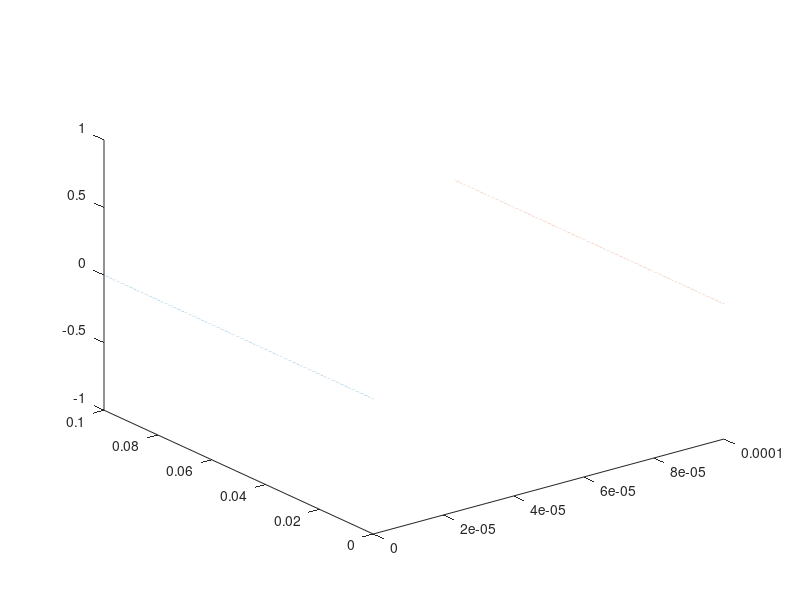
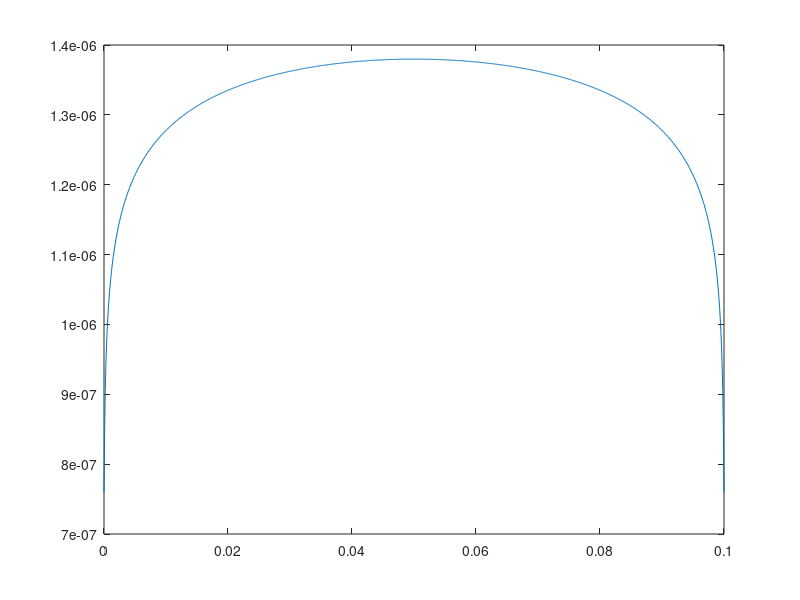

Source code (MATLAB) for these figures, in order: (Note: this script raises an error after producing the figures.)
close all
clear all
clc

% ---
l = 100e-3;
d = [0.1e-3 0 0];
P1 = [0 0 0];
P2 = [0 l 0];
D1 = [0 0*l 0] + d;
D2 = [0 1*l 0] + d;
% --- div P
nbpP = 1000;
dP12 = zeros(3,nbpP);
for i = 1:3
    dP12(i,:) = linspace(P1(i),P2(i),nbpP);
end
% --- center
dP12 = (dP12(:,1:end-1) + dP12(:,2:end)) ./ 2;
lP12 = norm(P2-P1) / nbpP;

% --- div D
nbpD = 1000;
dD12 = zeros(3,nbpD);
for i = 1:3
    dD12(i,:) = linspace(D1(i),D2(i),nbpD);
end
lD12 = linspace(0,norm(D2-D1),nbpD);
% ---
mu0 = 4*pi*1e-7;
I = 1;

A = zeros(1,nbpD);
for i = 1:nbpD
    dR = dP12 - dD12(:,i);
    A(i) = sum(mu0*I/4/pi * lP12 .* 1./abs(vecnorm(dR)));
end

% ---
figure
plot3(dP12(1,:),dP12(2,:),dP12(3,:)); hold on
plot3(dD12(1,:),dD12(2,:),dD12(3,:));

figure
plot(lD12,A); hold on;

%%

wire02 = OxyStraightWire("P1",P1(1:2),"P2",P2(1:2),"z",0,"signI",1);
A2 = wire02.getanode("node",dD12,"I",1);

figure;
f_quiver(dD12,A2);

%%
figure
plot(lD12,A,'ro','DisplayName','Biot-Savart Num'); hold on;
plot(lD12,vecnorm(A2),'k-','DisplayName','Formule'); hold on;

%%
figure
plot(lD12,vecnorm(A2)./A,'DisplayName','Formule'); hold on;



